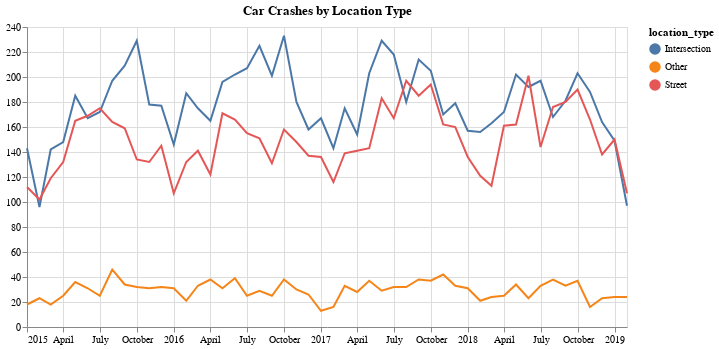

Express this chart as Vega-Lite.
### Vega-Lite specification from a JSON file in a GitHub repository (floating-point values rounded to 4 significant figures; data arrays with more than 128 entries replaced by an {"elided": "..."} marker saying what was removed)
{"config": {"view": {"width": 400, "height": 300}}, "layer": [{"mark": "line", "encoding": {"color": {"type": "nominal", "field": "location_type"}, "x": {"type": "temporal", "axis": {"title": ""}, "field": "date"}, "y": {"type": "quantitative", "axis": {"format": "f", "title": ""}, "field": "count"}}}, {"mark": "point", "encoding": {"opacity": {"value": 0}, "x": {"type": "temporal", "field": "date"}}, "selection": {"selector017": {"type": "single", "nearest": true, "on": "mouseover", "fields": ["date"], "empty": "none"}}}, {"mark": "point", "encoding": {"color": {"type": "nominal", "field": "location_type"}, "opacity": {"condition": {"value": 1, "selection": "selector017"}, "value": 0}, "x": {"type": "temporal", "axis": {"title": ""}, "field": "date"}, "y": {"type": "quantitative", "axis": {"format": "f", "title": ""}, "field": "count"}}}, {"mark": {"type": "rule", "color": "gray"}, "encoding": {"x": {"type": "temporal", "field": "date"}}, "transform": [{"filter": {"selection": "selector017"}}]}, {"mark": {"type": "text", "align": "left", "dx": 5, "dy": -5}, "encoding": {"color": {"type": "nominal", "field": "location_type"}, "text": {"condition": {"type": "quantitative", "field": "count", "selection": "selector017"}, "value": " "}, "x": {"type": "temporal", "axis": {"title": ""}, "field": "date"}, "y": {"type": "quantitative", "axis": {"format": "f", "title": ""}, "field": "count"}}}], "data": {"name": "data-f6b55da653aa81d1426532eb00620a10"}, "height": 300, "title": "Car Crashes by Location Type", "width": 600, "$schema": "https://vega.github.io/schema/vega-lite/v2.6.0.json", "datasets": {"data-f6b55da653aa81d1426532eb00620a10": {"elided": "150 records"}}}
